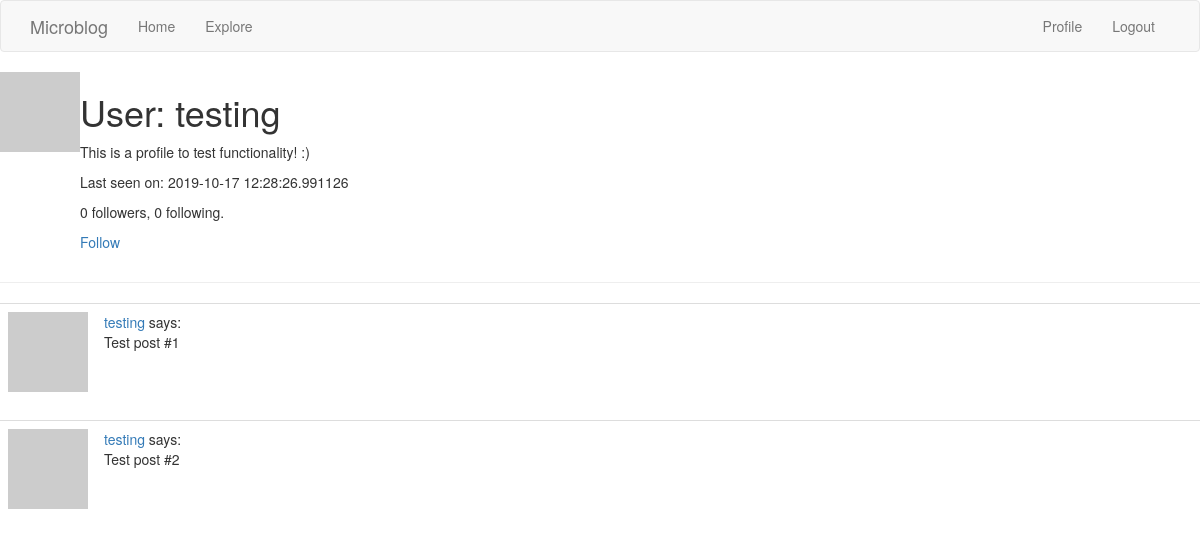
/user/testing (signed in), run on the app's committed database.
### app/models.py (models this page shows, shortened)
class User(UserMixin, db.Model):
    id = db.Column(db.Integer, primary_key=True)
    username = db.Column(db.String(64), index=True, unique=True)
    email = db.Column(db.String(120), index=True, unique=True)
    password_hash = db.Column(db.String(128))
    posts = db.relationship('Post', backref='author', lazy='dynamic')
    about_me = db.Column(db.String(140))
    last_seen = db.Column(db.DateTime, default=datetime.utcnow)
    followed = db.relationship(
        'User', secondary=followers,
        primaryjoin=(followers.c.follower_id == id),
        secondaryjoin=(followers.c.followed_id == id),
        backref=db.backref('followers', lazy='dynamic'), lazy='dynamic')
    def is_following(self, user):
        return self.followed.filter(
            followers.c.followed_id == user.id).count() > 0
    def avatar(self, size):
        digest = md5(self.email.lower().encode('utf-8')).hexdigest()
        return 'https://www.gravatar.com/avatar/{}?d=identicon&s={}'.format(
            digest, size)

### app/routes.py (the view)
@app.route('/user/<username>')
@login_required
def user(username):
    user = User.query.filter_by(username=username).first_or_404()
    posts = [
        {'author': user, 'body': 'Test post #1'},
        {'author': user, 'body': 'Test post #2'}
    ]
    return render_template('user.html', user=user, posts=posts)

### app/models.py (called while the page is built)
@login.user_loader
def load_user(id):
    return User.query.get(int(id))

### app/routes.py (called while the page is built)
@app.before_request
def before_request():
    if current_user.is_authenticated:
        current_user.last_seen = datetime.utcnow()
        db.session.commit()

### app/templates/user.html
{% extends "base.html" %}
{% block content %}
<table>
    <tr valign="top">
        <td><img src="{{ user.avatar(128) }}"></td>
        <td>
            <h1>User: {{ user.username }}</h1>
            {% if user.about_me %}<p>{{ user.about_me }}</p>{% endif %}
            {% if user.last_seen %}<p>Last seen on: {{ user.last_seen }}</p>{% endif %}
            <p>{{ user.followers.count() }} followers, {{ user.followed.count() }} following.</p>
            {% if user == current_user %}
            <p><a href="{{ url_for('edit_profile') }}">Edit your profile</a></p>
            {% elif not current_user.is_following(user) %}
            <p><a href="{{ url_for('follow', username=user.username) }}">Follow</a></p>
            {% else %}
            <p><a href="{{ url_for('unfollow', username=user.username) }}">Unfollow</a></p>
            {% endif %}
        </td>
    </tr>
</table>
<hr>
{% for post in posts %}
{% include '_post.html' %}
{% endfor %}
{% endblock %}

### app/templates/_post.html
 <table class="table table-hover">
        <tr>
            <td width="70px">
                <a href="{{ url_for('user', username=post.author.username) }}">
                    <img src="{{ post.author.avatar(70) }}" />
                </a>
            </td>
            <td>
                <a href="{{ url_for('user', username=post.author.username) }}">
                    {{ post.author.username }}
                </a>
                says:
                <br>
                {{ post.body }}
            </td>
        </tr>
    </table>

### data on the page
User: username "testing", about_me "This is a profile to test functionality! :)", last_seen "2019-10-17 12:28:26.991126", author.username "testing" "testing"

### other printed values
{{ user.followers.count() }} "0"
{{ user.followed.count() }} "0"
{{ post.body }} "Test post #1" "Test post #2"
